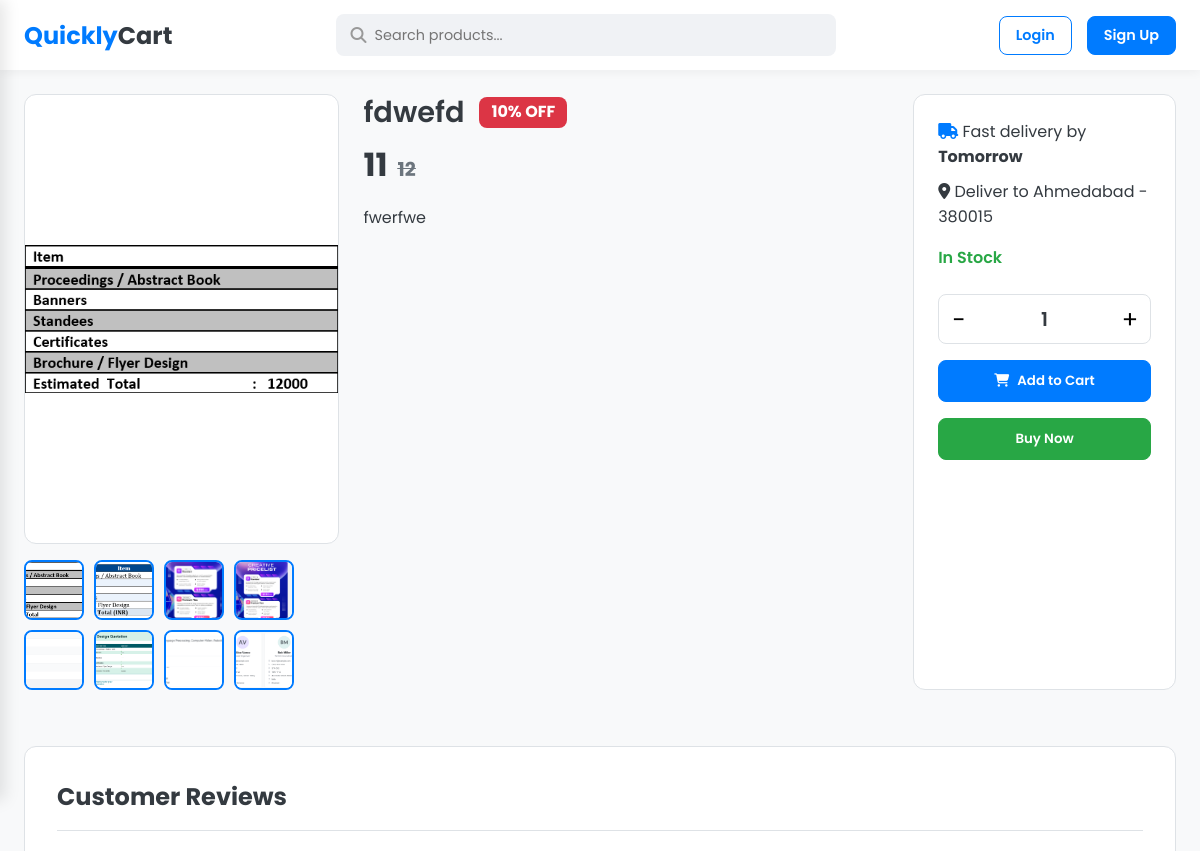
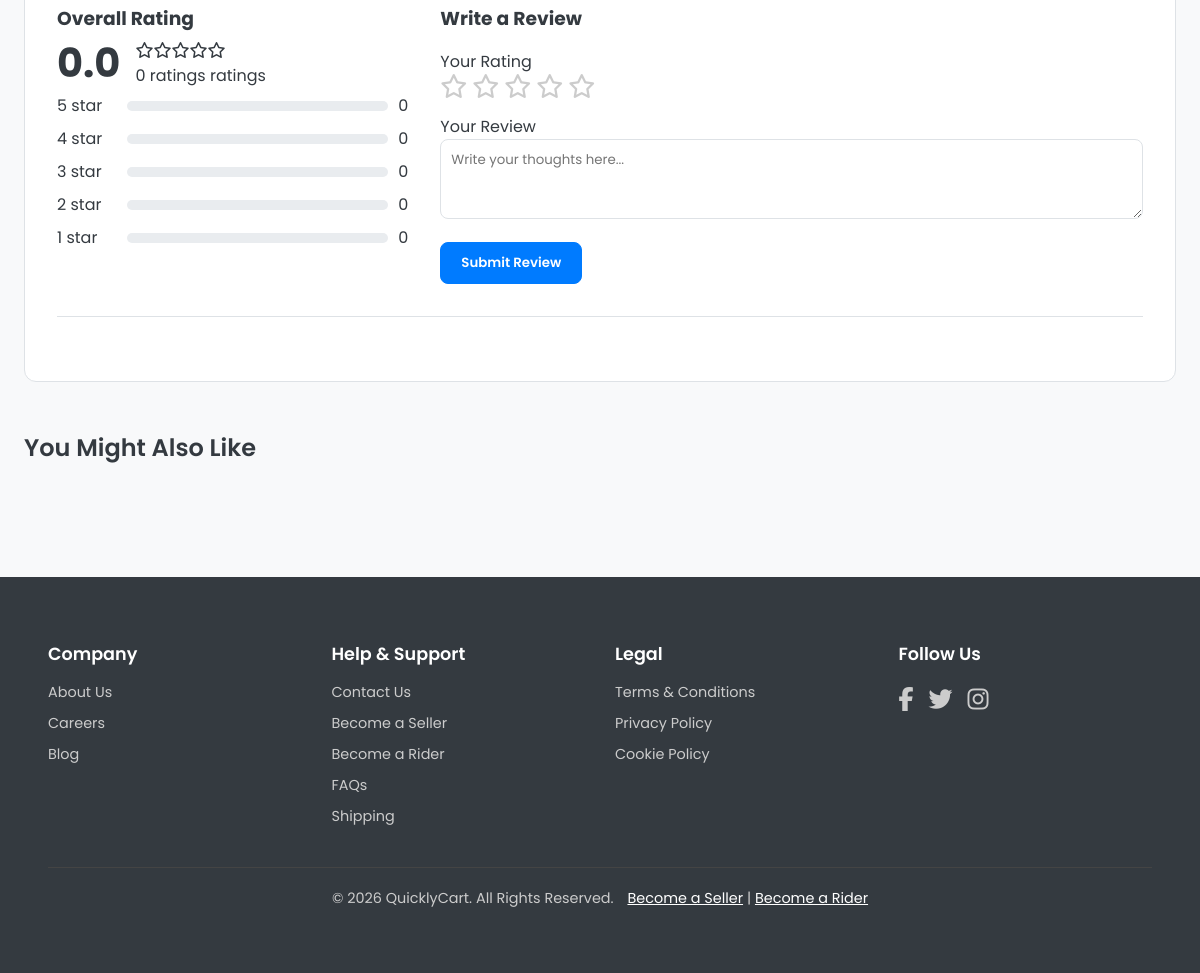
The page /moreinforproduct/30/ on the database its author committed (2 pictures, top to bottom).
### QuicklyCart_app/models.py (models this page shows)
class Product(models.Model):
    product_id = models.AutoField(primary_key=True)
    seller_id = models.ForeignKey(Seller , on_delete = models.CASCADE)
    name = models.CharField(max_length=255)
    price = models.CharField(max_length=20)
    description = models.TextField(max_length=1255)
    quantity = models.CharField(max_length=155)
    discount = models.CharField(max_length=155)
    images = models.JSONField()
    category = models.CharField(max_length=255)
    sub_category = models.CharField(max_length=255)
    created = models.DateTimeField(auto_now_add=True)

### QuicklyCart_app/views.py (the view)
# urls.py: path('moreinforproduct/<product_id>/' , views.moreinforproduct  , name="moreinforproduct/"),
def moreinforproduct(request, product_id):
    product = get_object_or_404(Product, product_id=product_id)
    related = list(
        Product.objects.filter(category=product.category)
        .exclude(product_id=product.product_id)
        .values()
    )[:8]
    return render(request , 'product.html' , {"product":product, "related": related})

### templates/product.html (shortened to what this page needs)
<!DOCTYPE html>
<html lang="en">
<head>
    <link rel="stylesheet" href="https://cdnjs.cloudflare.com/ajax/libs/font-awesome/6.5.1/css/all.min.css">
</head>
<body>
    {% include 'header.html' %}
    <main class="container">
        <div class="product-details-grid">
            <div class="product-gallery">
                <div class="main-image">
                    <img id="mainProductImage" src="/static/images/{{ product.images.0 }}" alt="Amul Milk">
                </div>
                <div class="thumbnail-images">
                    {% for img in product.images %}
                         <img src="/static/images/{{ img }}" class="active" onclick="changeImage(this)">
                    {% endfor %}
                </div>
            </div>
            <div class="product-info" data-product-id="{{ product.product_id }}">
                <h1>
                    <span>{{ product.name }}</span>
                    <span class="discount-badge-page">10% OFF</span>
                </h1>
                 {% widthratio product.price 100 90 as discount %}
                <p class="price">{{ discount }}<span class="original-price"><del>{{ product.price }}</del></span></p>
                <p>{{ product.description }}</p>
            </div>
            <div class="product-actions-card">
                <div class="delivery-info">
                    <p><i class="fas fa-truck"></i> Fast delivery by <strong>Tomorrow</strong></p>
                    <p><i class="fas fa-map-marker-alt"></i> Deliver to Ahmedabad - 380015</p>
                </div>
                <p class="stock-status">In Stock</p>
                <div class="action-buttons">
                    <div class="quantity-selector">
                        <button id="decreaseQty">-</button>
                        <span id="quantity" class="quantity">1</span>
                        <button id="increaseQty">+</button>
                    </div>
                    <button class="btn" id="addToCartBtn"><i class="fas fa-shopping-cart"></i> Add to Cart</button>
                    <button class="btn" id="buyNowBtn" style="background-color: var(--success-color); border-color: var(--success-color);">Buy Now</button>
                </div>
            </div>
            <section class="reviews-section">
                <h2>Customer Reviews</h2>
                <div class="reviews-layout">
                    <div class="review-summary">
                        <h3>Overall Rating</h3>
                        <div class="avg-rating-container" style="display: flex; align-items: center; gap: 15px;">
                            <span class="avg-rating" id="avgRating">4.3</span>
                            <div>
                                <div id="avgStars"></div>
                                <p><span id="totalReviews"></span> ratings</p>
                            </div>
                        </div>
                        <div class="rating-bars" id="ratingBars"></div>
                    </div>
                    <div class="review-form-container">
                        <h3>Write a Review</h3>
                        <form id="reviewForm" class="review-form">
                            <div class="form-group">
                                <label>Your Rating</label>
                                <div class="star-rating-input" id="reviewStars">
                                    <i class="far fa-star" data-value="1"></i>
                                    <i class="far fa-star" data-value="2"></i>
                                    <i class="far fa-star" data-value="3"></i>
                                    <i class="far fa-star" data-value="4"></i>
                                    <i class="far fa-star" data-value="5"></i>
                                </div>
                            </div>
                            <div class="form-group">
                                <label for="reviewText">Your Review</label>
                                <textarea id="reviewText" placeholder="Write your thoughts here..."></textarea>
                            </div>
                            <button type="submit" class="btn">Submit Review</button>
                        </form>
                    </div>
                </div>
                <div class="review-list" id="reviewList">
                </div>
            </section>
        </div>
        <section class="related-products-section">
            <h2>You Might Also Like</h2>
        </section>
    </main>
    {% include 'footer.html' %}
</body>
</html>

### templates/product.html (style rules this page uses)
:root { --primary-color: #007BFF; --primary-hover-color: #0056b3; --secondary-color: #343a40; --background-color: #f8f9fa; --surface-color: #FFFFFF; --border-color: #dee2e6; --success-color: #28a745; --danger-color: #dc3545; --warning-color: #ffc107; --shadow: 0 5px 20px rgba(0, 0, 0, 0.07); --border-radius: 12px; }
* { margin: 0; padding: 0; box-sizing: border-box; font-family: 'Poppins', sans-serif; }
body { background-color: var(--background-color); color: var(--secondary-color); }
.container { max-width: 1200px; margin: 0 auto; padding: 1.5rem; }
.btn { display: inline-flex; align-items: center; justify-content: center; gap: 8px; padding: 12px 24px; border: 1px solid var(--primary-color); border-radius: 8px; background-color: var(--primary-color); color: white; font-weight: 600; text-decoration: none; cursor: pointer; transition: all 0.3s ease; }
.product-details-grid { display: grid; grid-template-columns: 1.2fr 2fr 1fr; gap: 1.5rem; }
.product-gallery { display: flex; flex-direction: column; gap: 1rem; }
.main-image { width: 100%; height: 450px; border-radius: var(--border-radius); border: 1px solid var(--border-color); overflow: hidden; display: flex; align-items: center; justify-content: center; background-color: #fff; }
.main-image img { width: 100%; height: 100%; object-fit: contain; }
.thumbnail-images { display: flex; gap: 10px; flex-wrap: wrap; }
.thumbnail-images img { width: 60px; height: 60px; object-fit: cover; border-radius: 8px; border: 2px solid var(--border-color); cursor: pointer; transition: border-color 0.3s; }
.thumbnail-images img:hover, .thumbnail-images img.active { border-color: var(--primary-color); }
.product-info h1 { font-size: 1.8rem; font-weight: 600; margin-bottom: 10px; line-height: 1.3; display: flex; align-items: center; gap: 15px; flex-wrap: wrap; }
.product-info .price { font-size: 2rem; font-weight: 700; color: var(--secondary-color); margin-bottom: 1rem; }
.product-info .price .original-price { font-size: 1.2rem; color: #6c757d; text-decoration: line-through; margin-left: 10px; }
.discount-badge-page { background-color: var(--danger-color); color: white; padding: 5px 12px; font-size: 1rem; font-weight: 700; border-radius: 8px; }
.product-actions-card { padding: 1.5rem; border: 1px solid var(--border-color); border-radius: var(--border-radius); background: var(--surface-color); }
.delivery-info p { margin-bottom: 10px; }
.delivery-info .fa-truck { color: var(--primary-color); }
.stock-status { font-weight: 600; color: var(--success-color); margin: 1rem 0; }
.action-buttons { display: flex; flex-direction: column; gap: 1rem; margin-top: 1.5rem; }
.quantity-selector { display: flex; align-items: center; border: 1px solid var(--border-color); border-radius: 8px; justify-content: space-between; }
.quantity-selector button { width: 40px; height: 48px; background: none; border: none; font-size: 1.5rem; cursor: pointer; }
.quantity-selector .quantity { text-align: center; font-size: 1.2rem; font-weight: 600; }
.action-buttons .btn { width: 100%; }
.reviews-section { grid-column: 1 / -1; margin-top: 2rem; background: var(--surface-color); padding: 2rem; border-radius: var(--border-radius); border: 1px solid var(--border-color); }
.reviews-section > h2 { font-size: 1.5rem; margin-bottom: 1.5rem; border-bottom: 1px solid var(--border-color); padding-bottom: 1rem; }
.reviews-layout { display: grid; grid-template-columns: 1fr 2fr; gap: 2rem; }
.review-summary .avg-rating { font-size: 2.5rem; font-weight: 700; }
.review-form-container h3 { margin-bottom: 1rem; }
.review-form .form-group { margin-bottom: 1rem; }
.review-form textarea { width: 100%; padding: 10px; border-radius: 8px; border: 1px solid var(--border-color); min-height: 80px; }
.star-rating-input { display: flex; gap: 5px; font-size: 1.5rem; color: #ccc; cursor: pointer; }
.review-list { margin-top: 2rem; border-top: 1px solid var(--border-color); padding-top: 2rem; }
.related-products-section { margin-top: 3rem; }
.related-products-section h2 { font-size: 1.5rem; font-weight: 600; margin-bottom: 1.5rem; }

### rows shown on the page
Product: name "fdwefd", price "12", description "fwerfwe"

### other values the page prints
{{ discount }} "11"
